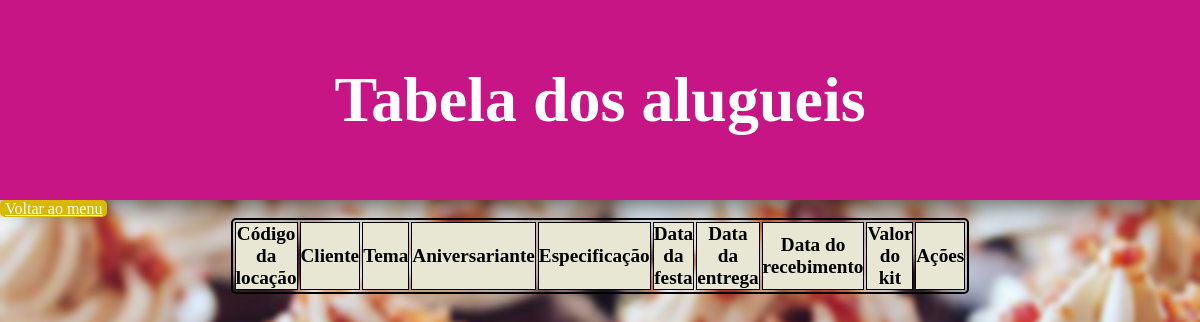
Page /tabelaAlu/ on the earlier database version.
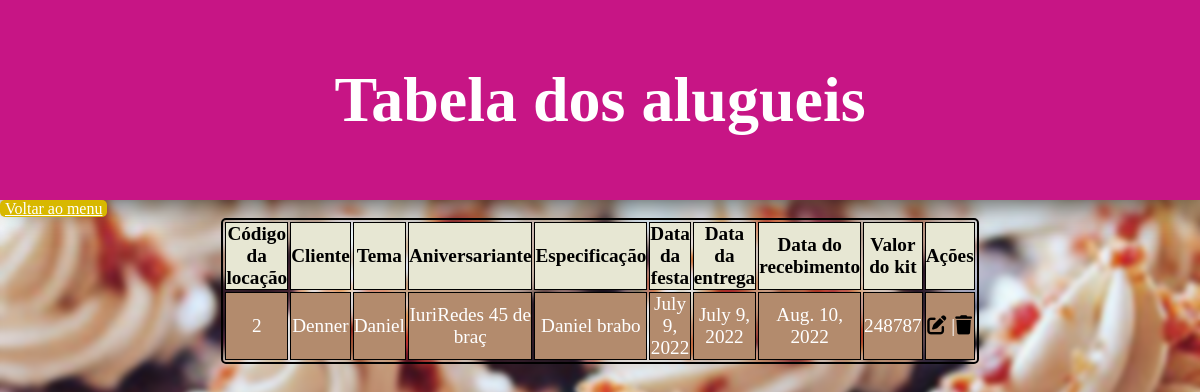
Same page on the later database version.
### PIDoceFestas/models.py (models this page shows, shortened)
class Aluguel(models.Model):
    valor = models.IntegerField()
    idade = models.IntegerField()
    entrega = models.DateField()
    recebimento = models.DateField()
    data_festa = models.DateField()
    especificacoes = models.CharField(max_length=500)
    aniversariante = models.CharField(max_length=100)
    tema = models.ForeignKey(Tema, on_delete=models.CASCADE)
    cliente = models.ForeignKey(Cliente, on_delete=models.CASCADE)

class Cliente(models.Model):
    nome = models.CharField(max_length=75)
    numero = models.IntegerField()
    logradouro = models.CharField(max_length=150)
    telefone = models.CharField(max_length=15)
    bairro = models.ForeignKey(Bairro, on_delete=models.CASCADE)
    def __str__(self):
        return self.nome

class Tema(models.Model):
    tema = models.CharField(max_length=20)
    def __str__(self):
        return self.tema

### PIDoceFestas/views.py (the view)
# urls.py: path('tabelaAlu/', views.TabelaAluguel, name="tabelaAlu"),
def TabelaAluguel(request):
    alugueis = Aluguel.objects.all()
    return render(request, "TabelaAluguel.html", {"alugueis": alugueis})

### PIDoceFestas/templates/TabelaAluguel.html (shortened to what this page needs)
<html>
    <head>
    </head>
    <body>
        <div id = header>
            <h1 style= "text-align: center">Tabela dos alugueis</h1>
        </div>
        <a href="{% url 'index' %}" id = "enviar">Voltar ao menu</a>
        <br>
        <div id="quadrotabela">
            <table>
                <tr>
                    <th>Código da locação</th>
                    <th>Cliente</th>
                    <th>Tema</th>
                    <th>Aniversariante</th>
                    <th>Especificação</th>
                    <th>Data da festa</th>
                    <th>Data da entrega</th>
                    <th>Data do recebimento</th>
                    <th>Valor do kit</th>
                    <th>Ações</th>
                </tr>
                {% for aluguel in alugueis %}
                <tr>
                    <td>{{aluguel.id}}</td>
                    <td>{{aluguel.cliente}}</td>
                    <td>{{aluguel.aniversariante}}</td>
                    <td>{{aluguel.tema}}</td>
                    <td>{{aluguel.especificacoes}}</td>
                    <td>{{aluguel.data_festa}}</td>
                    <td>{{aluguel.entrega}}</td>
                    <td>{{aluguel.recebimento}}</td>
                    <td>{{aluguel.valor}}</td>
                    <td><a href="{% url 'editaraluguel' aluguel.id %}"><i class="fas fa-edit" aria-hidden = "true"></i></a>
                    |<a href="{% url 'deletaraluguel' aluguel.id %}" onclick="return confirm('Deseja apagar?');"><i class="fas fa-trash"></i></a></td>
                </tr>
                {% endfor %}
            </table>
        </div>
    </body>
</html>

Differences in the rows shown:
added Aluguel: id "2", cliente "Denner", aniversariante "Daniel", tema "IuriRedes 45 de braç", especificacoes "Daniel brabo", data_festa "July 9, 2022", entrega "July 9, 2022", recebimento "Aug. 10, 2022", valor "248787"
